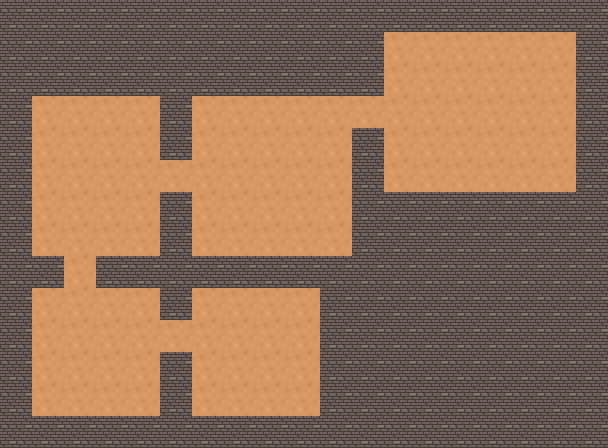

A 2D game scene composited from a Tiled map and its tileset images. What follows is a short description and the map's XML, with every tile layer's data as written:
An orthogonal 19x14 tile map with 32x32 px tiles, 1 tile layer (Прошарок плиток 1).

<map version="1.10" tiledversion="1.10.2" orientation="orthogonal" renderorder="left-up" width="19" height="14" tilewidth="32" tileheight="32" infinite="0" nextlayerid="2" nextobjectid="1">
 <tileset firstgid="1" source="Підлога.tsx" />
 <layer id="1" name="Прошарок плиток 1" width="19" height="14">
  <data encoding="csv">
2,2,2,2,2,2,2,2,2,2,2,2,2,2,2,2,2,2,2,
2,2,2,2,2,2,2,2,2,2,2,2,1,1,1,1,1,1,2,
2,2,2,2,2,2,2,2,2,2,2,2,1,1,1,1,1,1,2,
2,1,1,1,1,2,1,1,1,1,1,1,1,1,1,1,1,1,2,
2,1,1,1,1,2,1,1,1,1,1,2,1,1,1,1,1,1,2,
2,1,1,1,1,1,1,1,1,1,1,2,1,1,1,1,1,1,2,
2,1,1,1,1,2,1,1,1,1,1,2,2,2,2,2,2,2,2,
2,1,1,1,1,2,1,1,1,1,1,2,2,2,2,2,2,2,2,
2,2,1,2,2,2,2,2,2,2,2,2,2,2,2,2,2,2,2,
2,1,1,1,1,2,1,1,1,1,2,2,2,2,2,2,2,2,2,
2,1,1,1,1,1,1,1,1,1,2,2,2,2,2,2,2,2,2,
2,1,1,1,1,2,1,1,1,1,2,2,2,2,2,2,2,2,2,
2,1,1,1,1,2,1,1,1,1,2,2,2,2,2,2,2,2,2,
2,2,2,2,2,2,2,2,2,2,2,2,2,2,2,2,2,2,2
</data>
 </layer>
</map>
